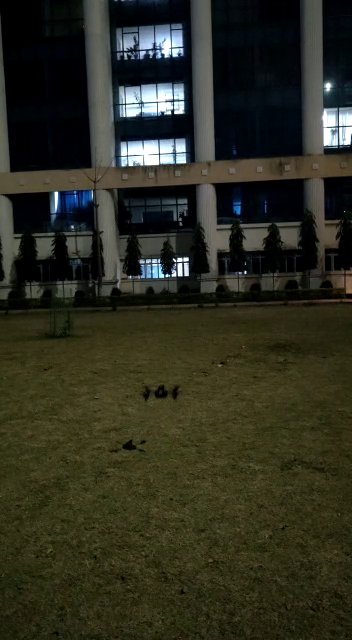
#> input picture frame 55 of tempVideos/VID-20230204-WA0002.mp4, 352 x 640 px, given in place of 192.168.1.1:5555, which was not available
$ python DroneView.py
#> lines starting #> are read from the running program, lines starting #| are printed output that depends on the picture; after the words box and inside, x2 and y2 are one past the last pixel; in counts of white or black regions, pixels touching at a corner belong together; pictures that were not available may be replaced by others from this repository, and a replacement may not be noted
import numpy as np
import cv2

# Capturing video through webcam
webcam = cv2.VideoCapture('tcp://192.168.1.1:5555')
# webcam = cv2.VideoCapture(0)

#recording video frames
width = int(webcam.get(cv2.CAP_PROP_FRAME_WIDTH))
height = int(webcam.get(cv2.CAP_PROP_FRAME_HEIGHT))
trial = 14
writer = cv2.VideoWriter(f'./Trial/Trial{trial}/DroneView.mp4', cv2.VideoWriter_fourcc(*'DIVX'), 20, (width, height))

# Start a while loop
while(1):
    # Reading the video from the
    # webcam in image frames
    _, imageFrame = webcam.read()
#> imageFrame is the input picture: shape (640, 352, 3); mean B, G, R 32.7, 46.3, 45.6
    writer.write(imageFrame)
    # Convert the imageFrame in
    # BGR(RGB color space) to
    # HSV(hue-saturation-value)
    # color space
    hsvFrame = cv2.cvtColor(imageFrame, cv2.COLOR_BGR2HSV)
#> hsvFrame: shape (640, 352, 3); mean H, S, V 48.1, 139.9, 49.8

    # Set range for black color and
    # # define mask
    red_lower = np.array([0, 97, 94], np.uint8)
    red_upper = np.array([179, 242, 255], np.uint8)
    red_mask = cv2.inRange(hsvFrame, red_lower, red_upper)
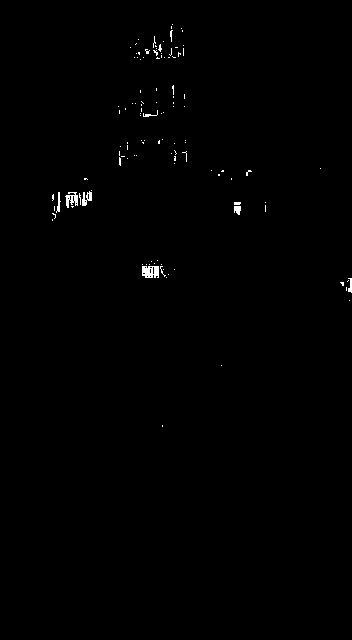
#> red_mask: shape (640, 352); 0.44% white in thin lines or dots, all inside (x1, y1, x2, y2) = (52, 24, 352, 427)

    # Set range for green color and
    # define mask
    green_lower = np.array([50, 66, 45], np.uint8)
    green_upper = np.array([75, 255, 115], np.uint8)
    green_mask = cv2.inRange(hsvFrame, green_lower, green_upper)
#> green_mask: shape (640, 352); 0% white in thin lines or dots, all inside (x1, y1, x2, y2) = (128, 167, 132, 168)

    # Set range for blue color and
    # define mask
    blue_lower = np.array([105, 89, 85], np.uint8)
    blue_upper = np.array([135, 255, 186], np.uint8)
    blue_mask = cv2.inRange(hsvFrame, blue_lower, blue_upper)
#> blue_mask: shape (640, 352); 0.4% white; 102 white regions (94 under 20 px), largest, box (x1, y1, x2, y2) and area: (65, 190, 92, 210) 336, (144, 46, 162, 56) 54, (56, 192, 61, 213) 48

    # Morphological Transform, Dilation
    # for each color and bitwise_and operator
    # between imageFrame and mask determines
    # to detect only that particular color
    kernal = np.ones((5, 5), "uint8")

    # For red color
    red_mask = cv2.dilate(red_mask, kernal)
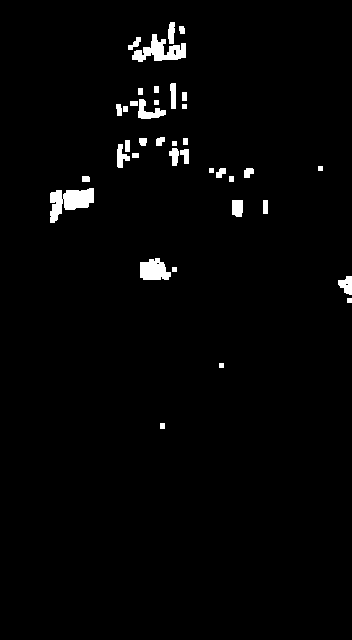
#> red_mask: shape (640, 352); 2% white; 38 white regions, largest, box (x1, y1, x2, y2) and area: (50, 188, 94, 223) 868, (132, 34, 186, 62) 734, (140, 258, 171, 280) 518
    res_red = cv2.bitwise_and(imageFrame, imageFrame, mask = red_mask)
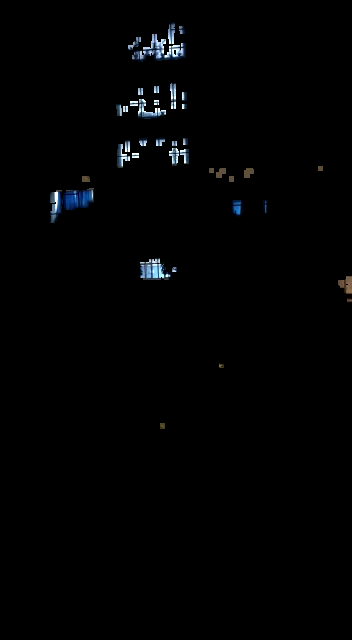
#> res_red: shape (640, 352, 3); mean B, G, R 2.7, 2.2, 1.8

    # For green color
    green_mask = cv2.dilate(green_mask, kernal)
#> green_mask: shape (640, 352); 0.02% white; 1 white region, box (x1, y1, x2, y2) and area: (126, 165, 134, 170) 40
    res_green = cv2.bitwise_and(imageFrame, imageFrame, mask = green_mask)

    # For blue color
    blue_mask = cv2.dilate(blue_mask, kernal)
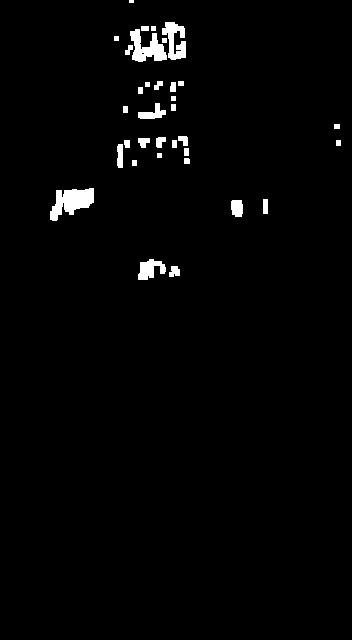
#> blue_mask: shape (640, 352); 1.8% white; 34 white regions (1 under 20 px)
    res_blue = cv2.bitwise_and(imageFrame, imageFrame, mask = blue_mask)

    # Creating contour to track blue color
    contours, hierarchy = cv2.findContours(blue_mask,
                                           cv2.RETR_TREE,
                                           cv2.CHAIN_APPROX_SIMPLE)
#> contours = 35 contours, 8 with area under 20; largest, box (x1, y1, x2, y2) and area: (50, 188, 94, 221) 776, (130, 29, 167, 62) 586, (162, 22, 186, 60) 443, (138, 259, 166, 280) 307, (138, 103, 166, 119) 184
    for pic, contour in enumerate(contours):
        area = cv2.contourArea(contour)
        if(area > 300):
            x, y, w, h = cv2.boundingRect(contour)
            imageFrame = cv2.rectangle(imageFrame, (x, y),
                                       (x + w, y + h),
                                       (255, 0, 0), 2)

            cv2.putText(imageFrame, "Blue Colour", (x, y),
                        cv2.FONT_HERSHEY_SIMPLEX,
                        1.0, (255, 0, 0))
            file1 = open("instructions.txt","w")
            file1.write("bf_land")
            file1.close()
#> this loop made 35 passes
#> (area, x, y, w, h) on passes 2, 5, 30, 34: (307, 138, 259, 28, 21), (776, 50, 188, 44, 33), (586.5, 130, 29, 37, 33), (443, 162, 22, 24, 38)
#> area on passes 1, 3, 7, 10, 13, 14: 72.5, 157.5, 24.5, 106, 32.5, 68.5
#> pass 2, `imageFrame = cv2.rectangle(imageFrame, (x, y), (x + w, y + h), (255, 0..`:
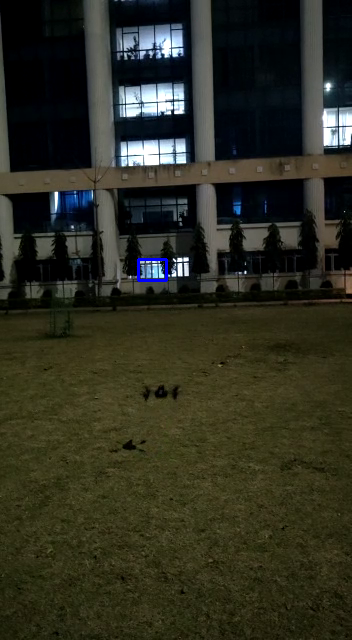
#> imageFrame: shape (640, 352, 3); 0.13% of pixels changed, all inside (x1, y1, x2, y2) = (137, 258, 168, 282)
#> after the loop:
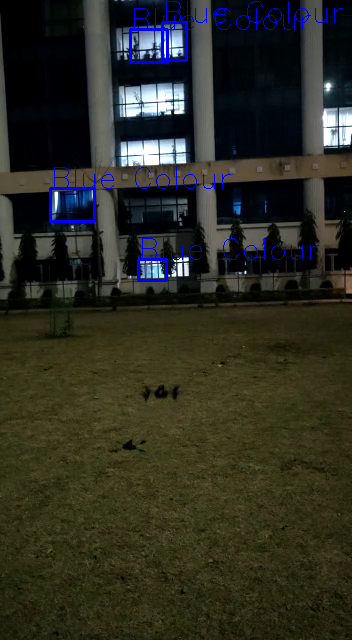
#> imageFrame: shape (640, 352, 3); 1.17% of pixels changed, all inside (x1, y1, x2, y2) = (49, 1, 343, 260)

    # Creating contour to track red color
    contours, hierarchy = cv2.findContours(red_mask,
                                           cv2.RETR_TREE,
                                           cv2.CHAIN_APPROX_SIMPLE)
#> contours = 41 contours, 11 with area under 20; largest, box (x1, y1, x2, y2) and area: (50, 188, 94, 223) 775, (132, 34, 186, 62) 638, (140, 258, 171, 280) 469, (138, 99, 166, 119) 224, (338, 276, 352, 295) 152
    for pic, contour in enumerate(contours):
        area = cv2.contourArea(contour)
        if(area > 300):
            x, y, w, h = cv2.boundingRect(contour)
            imageFrame = cv2.rectangle(imageFrame, (x, y),
                                       (x + w, y + h),
                                       (0, 0, 255), 2)

            cv2.putText(imageFrame, "Red Colour", (x, y),
                        cv2.FONT_HERSHEY_SIMPLEX,
                        1.0, (0, 0, 255))
            file1 = open("instructions.txt","w")
            file1.write("red")
            file1.close()
#> this loop made 41 passes
#> (area, x, y, w, h) on passes 7, 11, 38: (469, 140, 258, 31, 22), (775, 50, 188, 44, 35), (638, 132, 34, 54, 28)
#> area on passes 4, 10, 13, 14, 15, 19: 152.5, 150.5, 34.5, 61.5, 53.5, 73
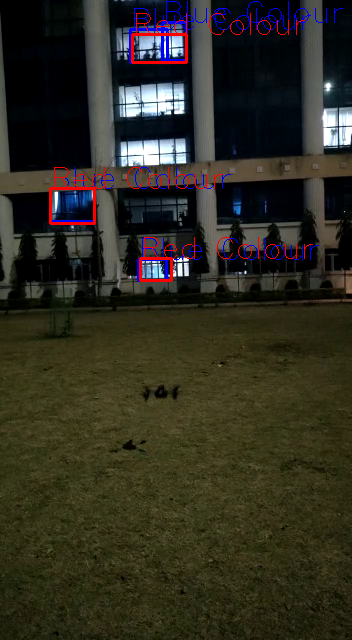
#> imageFrame: shape (640, 352, 3); 1.03% of pixels changed, all inside (x1, y1, x2, y2) = (49, 13, 313, 282)

    # Creating contour to track green color
    contours, hierarchy = cv2.findContours(green_mask,
                                           cv2.RETR_TREE,
                                           cv2.CHAIN_APPROX_SIMPLE)
#> contours = [[[126, 165], [126, 169], [133, 169], [133, 165]]]

    for pic, contour in enumerate(contours):
        area = cv2.contourArea(contour)
        if(area > 300):
            x, y, w, h = cv2.boundingRect(contour)
            imageFrame = cv2.rectangle(imageFrame, (x, y),
                                       (x + w, y + h),
                                       (0, 255, 0), 2)

            cv2.putText(imageFrame, "Green Colour", (x, y),
                        cv2.FONT_HERSHEY_SIMPLEX,
                        1.0, (0, 255, 0))
            file1 = open("instructions.txt","w")
            file1.write("gf_land")
            file1.close()
#> this loop made 1 pass
#> (pic, contour, area) on pass 1: (0, [[126, 165], [126, 169], [133, 169], [133, 165]], 28)


    #if nothing shows up
    file1 = open("instructions.txt", "w")
    file1.write("land")
    file1.close()

    # Program Termination
    cv2.imshow("Multiple Color Detection in Real-Time", imageFrame)
    if cv2.waitKey(10) & 0xFF == ord('q'):
#> (key q is pressed here)
        file1 = open("instructions.txt", "w")
        file1.write("f_land")
        file1.close()
        webcam.release()
        cv2.destroyAllWindows()
        break

$ run again, starting later in the video
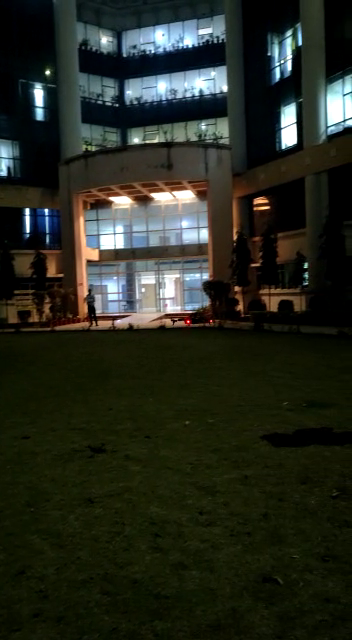
#> input picture frame 248 of tempVideos/VID-20230204-WA0002.mp4, 352 x 640 px, given in place of 192.168.1.1:5555, which was not available
#> imageFrame is the input picture: shape (640, 352, 3); mean B, G, R 30.1, 40.6, 36.9
#> hsvFrame: shape (640, 352, 3); mean H, S, V 46.8, 171.2, 45.2
#> `red_mask = cv2.inRange(hsvFrame, red_lower, red_upper)`:
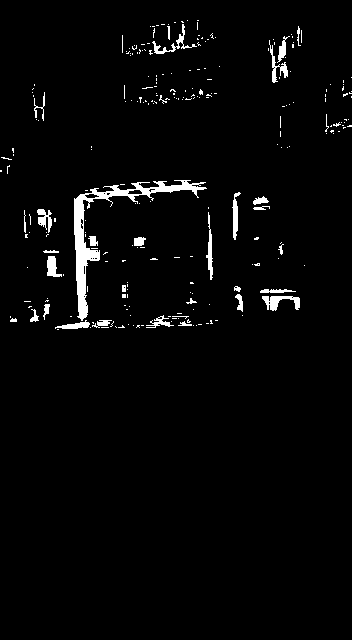
#> red_mask: shape (640, 352); 2.7% white; 252 white regions (219 under 20 px), largest, box (x1, y1, x2, y2) and area: (74, 180, 207, 321) 2287, (262, 296, 300, 311) 293, (152, 24, 197, 54) 232
#> `contours, hierarchy = cv2.findContours(blue_mask, cv2.RETR_TREE, cv2.C..`: contours = 31 contours, 6 with area under 20; largest, box (x1, y1, x2, y2) and area: (35, 206, 59, 235) 486, (146, 40, 204, 57) 390, (142, 92, 180, 107) 298, (120, 274, 134, 312) 297, (22, 210, 34, 240) 250
#> the loop `for pic, contour in enumerate(contours):` made 31 passes
#> (area, x, y, w, h) on passes 12, 26: (485.5, 35, 206, 24, 29), (390.5, 146, 40, 58, 17)
#> `contours, hierarchy = cv2.findContours(red_mask, cv2.RETR_TREE, cv2.CH..`: contours = 71 contours, 22 with area under 20; largest, box (x1, y1, x2, y2) and area: (53, 178, 220, 332) 5593, (120, 18, 218, 58) 1674, (266, 24, 304, 85) 1108, (258, 287, 302, 313) 774, (135, 87, 219, 107) 687
#> the loop `for pic, contour in enumerate(contours):` made 71 passes
#> (area, x, y, w, h) on passes 7, 9, 21, 27, 28, 30, 31, 43: (408, 22, 296, 30, 28), (774.5, 258, 287, 44, 26), (440, 41, 248, 25, 31), (439, 35, 207, 23, 32), (482, 204, 205, 11, 77), (400.5, 230, 190, 13, 52), (5593, 53, 178, 167, 154), (373.5, 323, 112, 29, 24)
#> `contours, hierarchy = cv2.findContours(green_mask, cv2.RETR_TREE, cv2...`: contours = 36 contours, 8 with area under 20; largest, box (x1, y1, x2, y2) and area: (302, 68, 324, 102) 497, (299, 20, 326, 59) 420, (196, 129, 224, 144) 206, (226, 26, 236, 56) 186, (100, 130, 118, 144) 170
#> the loop `for pic, contour in enumerate(contours):` made 36 passes
#> (area, x, y, w, h) on passes 24, 31: (497, 302, 68, 22, 34), (419.5, 299, 20, 27, 39)
#> after the loop `for pic, contour in enumerate(contours):`:
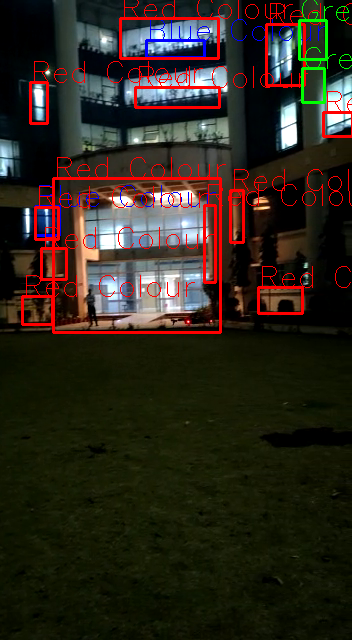
#> imageFrame: shape (640, 352, 3); mean B, G, R 28.4, 38.7, 45.5

$ run again, starting later in the video
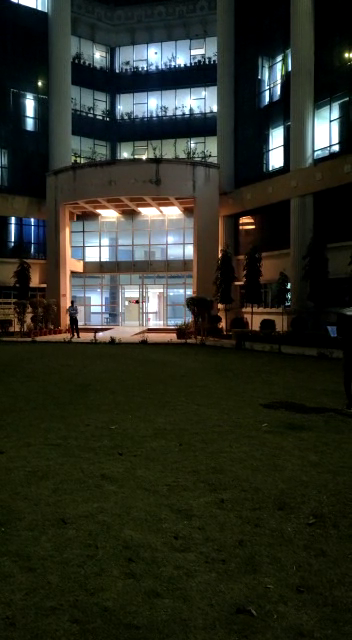
#> input picture frame 441 of tempVideos/VID-20230204-WA0002.mp4, 352 x 640 px, given in place of 192.168.1.1:5555, which was not available
#> imageFrame is the input picture: shape (640, 352, 3); mean B, G, R 32.5, 43.2, 40.5
#> hsvFrame: shape (640, 352, 3); mean H, S, V 46.7, 161.5, 48.1
#> `red_mask = cv2.inRange(hsvFrame, red_lower, red_upper)`:
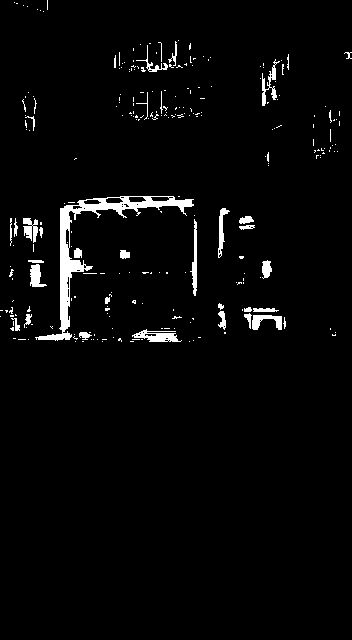
#> red_mask: shape (640, 352); 3% white; 258 white regions (222 under 20 px), largest, box (x1, y1, x2, y2) and area: (35, 196, 194, 341) 2662, (132, 329, 182, 342) 347, (190, 219, 197, 296) 266
#> `contours, hierarchy = cv2.findContours(blue_mask, cv2.RETR_TREE, cv2.C..`: contours = 35 contours, 2 with area under 20; largest, box (x1, y1, x2, y2) and area: (21, 216, 45, 256) 598, (130, 108, 187, 123) 486, (139, 56, 182, 75) 402, (7, 218, 20, 248) 284, (103, 290, 116, 324) 279
#> the loop `for pic, contour in enumerate(contours):` made 35 passes
#> (area, x, y, w, h) on passes 11, 15, 27: (598, 21, 216, 24, 40), (486, 130, 108, 57, 15), (402, 139, 56, 43, 19)
#> `contours, hierarchy = cv2.findContours(red_mask, cv2.RETR_TREE, cv2.CH..`: contours = 72 contours, 16 with area under 20; largest, box (x1, y1, x2, y2) and area: (33, 194, 196, 344) 5062, (127, 38, 198, 74) 1083, (127, 88, 204, 123) 1038, (258, 52, 291, 108) 870, (240, 305, 288, 332) 868
#> the loop `for pic, contour in enumerate(contours):` made 72 passes
#> (area, x, y, w, h) on passes 5, 12, 13, 27, 30, 33, 34, 35: (725, 128, 326, 56, 18), (868.5, 240, 305, 48, 27), (504.5, 0, 304, 35, 29), (466, 26, 258, 23, 31), (548.5, 21, 216, 24, 38), (579, 183, 213, 16, 85), (436.5, 216, 206, 16, 54), (5062, 33, 194, 163, 150)
#> after the loop `for pic, contour in enumerate(contours):`:
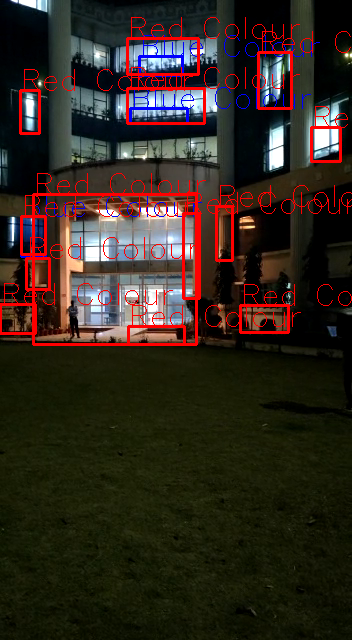
#> imageFrame: shape (640, 352, 3); mean B, G, R 30.9, 39.9, 49.6
#> `contours, hierarchy = cv2.findContours(green_mask, cv2.RETR_TREE, cv2...`: contours = 23 contours, 5 with area under 20; largest, box (x1, y1, x2, y2) and area: (280, 52, 290, 80) 188, (88, 146, 106, 160) 126, (36, 76, 48, 92) 124, (304, 94, 316, 110) 108, (186, 149, 200, 160) 88
#> the loop `for pic, contour in enumerate(contours):` made 23 passes
#> area on passes 2, 4, 5, 6, 7, 9, 11, 12: 72, 75.5, 88.5, 41.5, 125.5, 69, 62, 77
